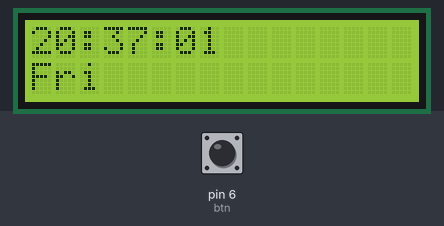
A sketch run on a simulated Arduino Uno, built with avr-gcc and run on an emulated ATmega328P. Shown: 16×2 character LCD. The test bench sets the inputs (shaded band); at power-on: pin 6 (btn) LOW. The local clock reads 2024-03-15 10:24:30 at power-on unless the sketch sets it; what the sketch prints to the serial monitor is not drawn.

Above: at 1.2 s.
1.3 s: pin 6 (btn) pulled HIGH for 1.25 s
5.1 s: pin 6 (btn) pulled HIGH for 3.2 s
At 6.6 s:
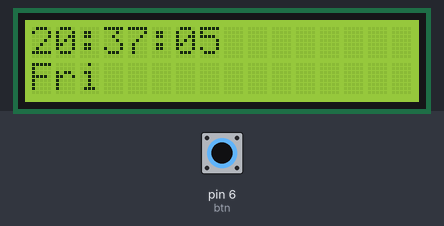
12.4 s: pin 6 (btn) driven HIGH
16.5 s: pin 6 (btn) driven LOW
At 18.3 s:
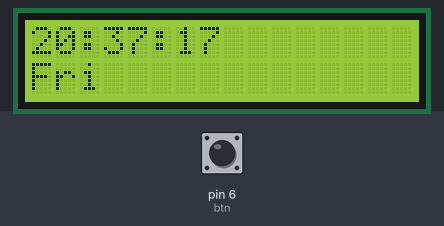
Timing chart, 0 to 19.8 s (numbered marks = the images above; inputs shaded):
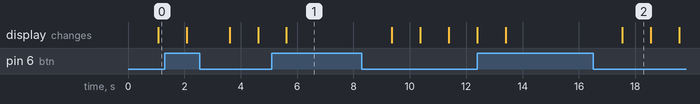

The sketch:

rtcerrado_e_lcd_botao_certo.ino
```cpp
//Programa : Relogio com modulo RTC DS1307
//Autor : FILIPEFLOP
 #define btn 6
//Carrega a biblioteca do RTC DS1307
#include <DS1307.h>
 #include <LiquidCrystal.h>
//código 2
LiquidCrystal lcd(12, 11, 5, 4, 3, 2);
//Modulo RTC DS1307 ligado as portas A4 e A5 do Arduino
DS1307 rtc(A4, A5);

void setup()
{
  pinMode(btn, INPUT);
    lcd.begin(16, 2);
  //Aciona o relogio
  rtc.halt(false);

  //As linhas abaixo setam a data e hora do modulo
  //e podem ser comentada apos a primeira utilizacao
  rtc.setDOW(FRIDAY);      //Define o dia da semana
  rtc.setTime(20, 37, 0);     //Define o horario
  rtc.setDate(6, 6, 2014);   //Define o dia, mes e ano

  //Definicoes do pino SQW/Out
  rtc.setSQWRate(SQW_RATE_1);
  rtc.enableSQW(true);

  Serial.begin(9600);
}

void loop(){
  while (digitalRead(btn) == HIGH) {
      Serial.println("to vivo");

    }
  //Mostra as informações no Serial Monitor
  Serial.print("Hora : ");
  Serial.print(rtc.getTimeStr());
  Serial.print(" ");
  Serial.print("Data : ");
  Serial.print(rtc.getDateStr(FORMAT_SHORT));
  Serial.print(" ");
  Serial.println(rtc.getDOWStr(FORMAT_SHORT));

  //Aguarda 1 segundo e repete o processo

  delay (1000);
    lcd.setCursor(0, 1);
    lcd.println(rtc.getDOWStr(FORMAT_SHORT));
    lcd.setCursor(0, 0);
 lcd.println(rtc.getTimeStr());
}
```

Measured:
- after the input at 16.5 s, the display: changes after 1.0 s (image 2)
- what the display in image 2 shows lasts 1.1 s, from 17.5 s to 18.6 s
